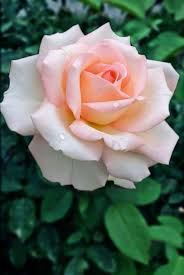
#> input picture BSEF18M015-Assignment1/color1.jpg, 184 x 275 px
$ python task1.py
#> lines starting #> are read from the running program, lines starting #| are printed output that depends on the picture
import numpy as np
import imageio as io
import matplotlib.pyplot as plt

img = io.imread('color1.jpg')
#> img is the input picture: shape (275, 184, 3); mean R, G, B 97.3, 108.2, 95.5
r,c,d=img.shape
#> r = 275; c = 184; d = 3
grayImage=np.zeros((r,c,d),dtype=np.uint8)

for i in range(r):
    for j in range(c):
         grayImage[i,j]=img[i,j,0]*0.3+img[i,j,1]*0.59+img[i,j,2]*0.11
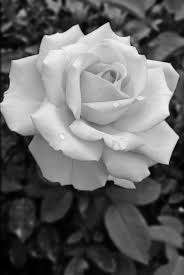
#> grayImage: shape (275, 184, 3); min 0, max 250, mean 103

plt.imshow(img)
plt.show()
plt.close()


plt.imshow(grayImage,cmap="gray")
plt.show()
plt.close()
